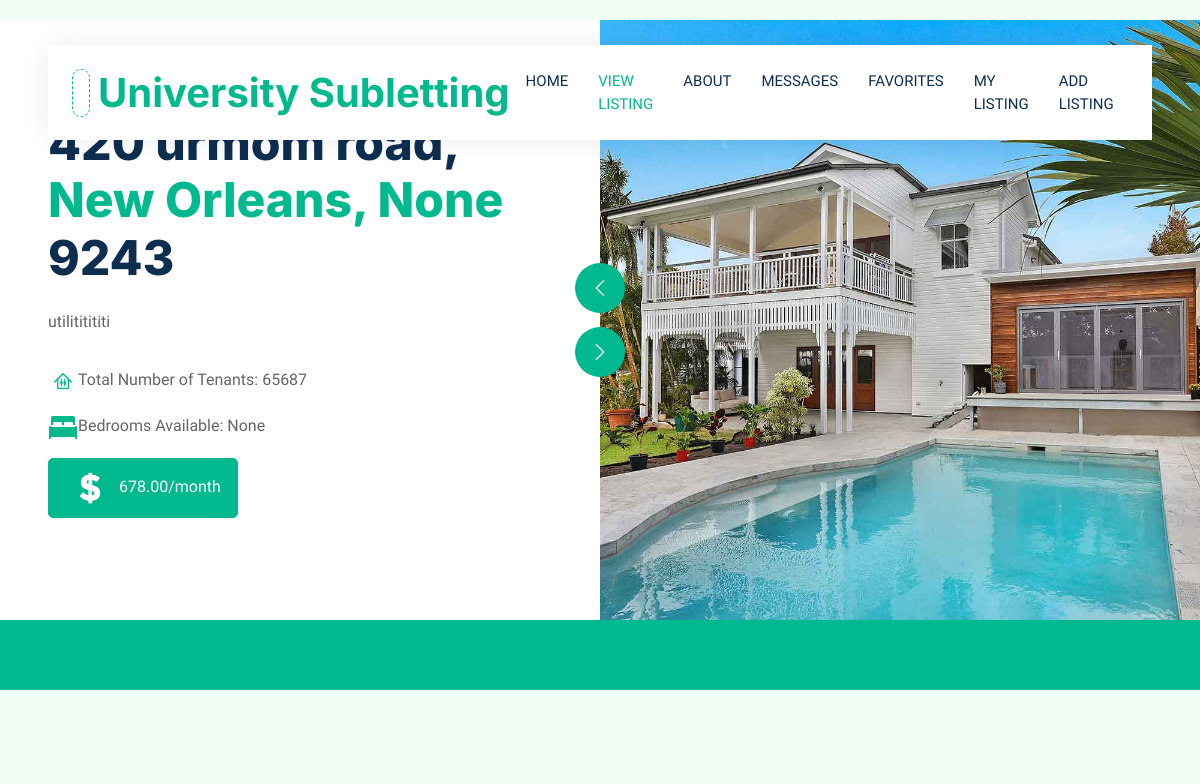
The page /view_listing/3 (upper part) on the database as committed earlier.
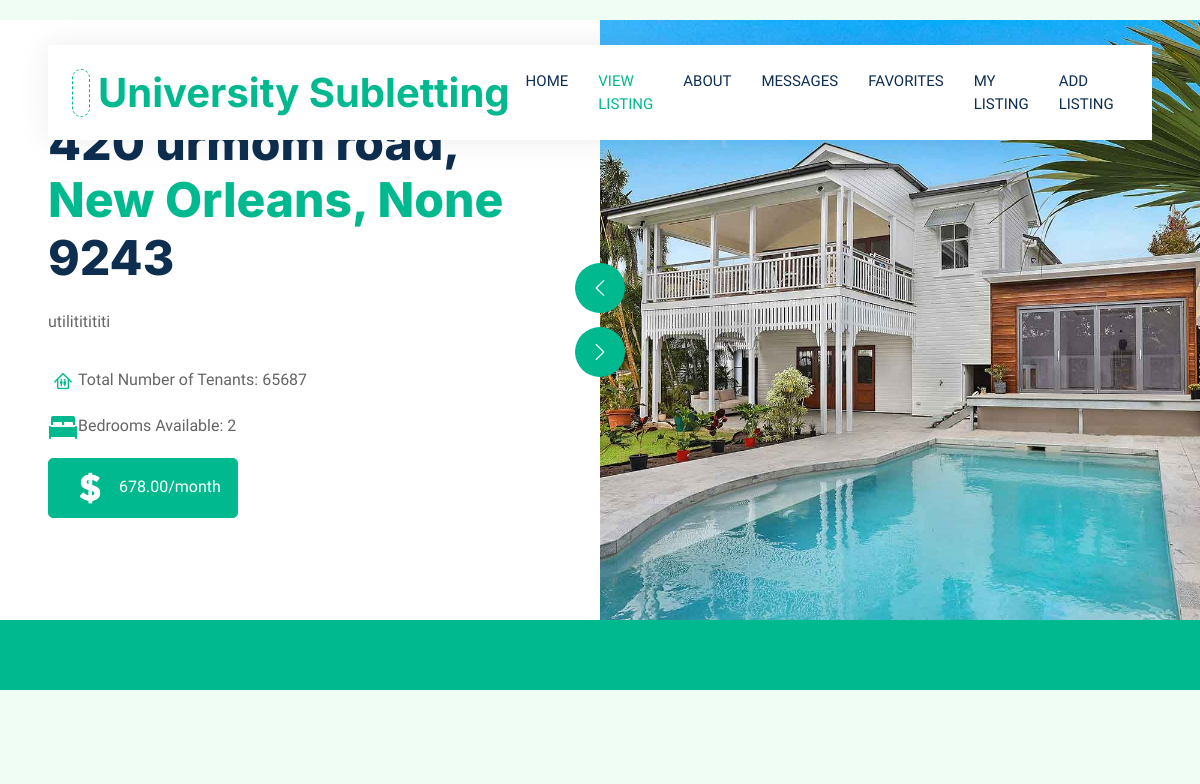
The same page on the database as committed later.
### hello/models.py (models this page shows)
class allinformation(models.Model):
    user = models.ForeignKey(User, on_delete=models.CASCADE, null=True)
    address = models.CharField(max_length=200, blank=True, null=True)
    city = models.CharField(max_length=200, blank=True, null=True)
    zip = models.IntegerField( blank=True, null=True)
    state = models.CharField(max_length=22, blank=True, null=True)
    hometype = models.CharField(max_length=100, blank=True, null=True)
    monthlyprice = models.DecimalField(max_digits = 100, decimal_places=2, blank=True, null=True)
    securitydeposit = models.DecimalField(max_digits = 100, decimal_places=2, blank=True, null=True)
    numbertenants = models.IntegerField(blank=True, null=True)
    gender = models.CharField(max_length=20, blank=True, null=True)
    beds = models.IntegerField( blank=True, null=True)
    addrentinfo = models.CharField(max_length=300, blank=True, null=True)
    parking = models.CharField(max_length=4, blank=True, null=True)
    pets = models.CharField(max_length=4, blank=True, null=True)
    laundry = models.CharField(max_length=20, blank=True, null=True)
    addamenityinfo = models.CharField(max_length=300, blank=True, null=True)
    image = models.ImageField(upload_to=None, height_field=None, width_field=None, max_length=100,blank=True, null=True )

### hello/views.py (the view)
# urls.py: path("view_listing/<int:listing_id>", views.view_listing, name="view_listing"),
def view_listing(request, listing_id):
    addyinfo = allinformation.objects.filter(id=listing_id).last()
    print("Listing ID:", listing_id)
    return render(request, "hello/view_listing.html", {'addyinfo': addyinfo,})

### hello/templates/hello/view_listing.html (shortened to what this page needs)
{% extends "hello/layout.html" %}
{% load static %}
{% block content %}
<!DOCTYPE html>
<html lang="en">
<head>
    <link href="https://cdnjs.cloudflare.com/ajax/libs/font-awesome/5.10.0/css/all.min.css" rel="stylesheet">
    <link href="https://cdn.jsdelivr.net/npm/bootstrap-icons@1.4.1/font/bootstrap-icons.css" rel="stylesheet">
    <link href="{% static 'hello/lib/animate/animate.min.css' %}" rel="stylesheet">
    <link href="{% static 'hello/lib/owlcarousel/assets/owl.carousel.min.css' %}" rel="stylesheet">
    <link href="{% static 'hello/css/bootstrap.min.css' %}" rel="stylesheet">
    <link href="{% static 'hello/css/style.css' %}" rel="stylesheet">
</head>
<body>
    <div class="container-fluid nav-bar bg-transparent">
        <nav class="navbar navbar-expand-lg bg-white navbar-light py-0 px-4">
            <a href="{% url 'home' %}" class="navbar-brand d-flex align-items-center text-center">
                <div class="icon p-2 me-2">
                </div>
                <h1 class="m-0 text-primary">University Subletting</h1>
            </a>
            <div class="navbar-nav ms-auto">
                <a href="{% url 'home' %}" class="nav-item nav-link">Home</a>
                <a href="" class="nav-item nav-link active">View Listing</a>
                <a href="{% url 'about' %}" class="nav-item nav-link">About</a>
                <a href="{% url 'messages' %}" class="nav-item nav-link">Messages</a>
                <a href="{% url 'favorites' %}" class="nav-item nav-link">Favorites</a>
                <a href="{% url 'listing' %}" class="nav-item nav-link">My Listing</a>
                <a href="{% url 'add_listing' %}" class="nav-item nav-link">Add Listing</a>
            </div>
        </nav>
    </div>
    <div class="container-fluid header bg-white p-0">
        <div class="row g-0 align-items-center flex-column-reverse flex-md-row">
            <div class="col-md-6 p-5 mt-lg-2">
                <h1 class="display-5 animated fadeIn mb-4">{{addyinfo.address}}, <span class="text-primary">{{addyinfo.city}}, {{addyinfo.state}}</span> {{addyinfo.zip}}</h1>
                <p class="animated fadeIn mb-4 pb-2">{{addyinfo.addrentinfo}} </p>
                <p><img class="img-fluid" src="{% static 'hello/images/icon-tenants.png'%}" alt="Icon" style="width: 30px; height: 30px;">Total Number of Tenants: {{addyinfo.numbertenants}}</p>
                <p><img class="img-fluid" src="{% static 'hello/images/icon-bed.png'%}" alt="Icon" style="width: 30px; height: 30px;">Bedrooms Available: {{addyinfo.beds}}</p>
                <p class="btn btn-primary py-1 px-3 me-1 animated fadeIn">
                    <img class="img-fluid" src="{% static 'hello/images/icon-dollar.png'%}" alt="Icon" style="width: 50px; height: 50px;">
                    {{addyinfo.monthlyprice}}/month
                </p>
            </div>
            <div class="col-md-6 animated fadeIn">
                <div class="owl-carousel header-carousel">
                    <div class="owl-carousel-item">
                        <img class="img-fluid" src="{% static 'hello/images/carousel-1.jpg' %}" alt="">
                    </div>
                </div>
            </div>
        </div>
    </div>
    <div class="container-fluid bg-primary mb-5 wow fadeIn" data-wow-delay="0.1s" style="padding: 35px;"></div>
    <div class="container-xxl py-5">
        <div class="container">
            <div class="row g-5 align-items-center">
            </div>
        </div>
    </div>
</body>
</html>
{% endblock %}

Rows that differ between the two databases and show on the page:
changed allinformation "420 urmom road": beds "None" → "2"
